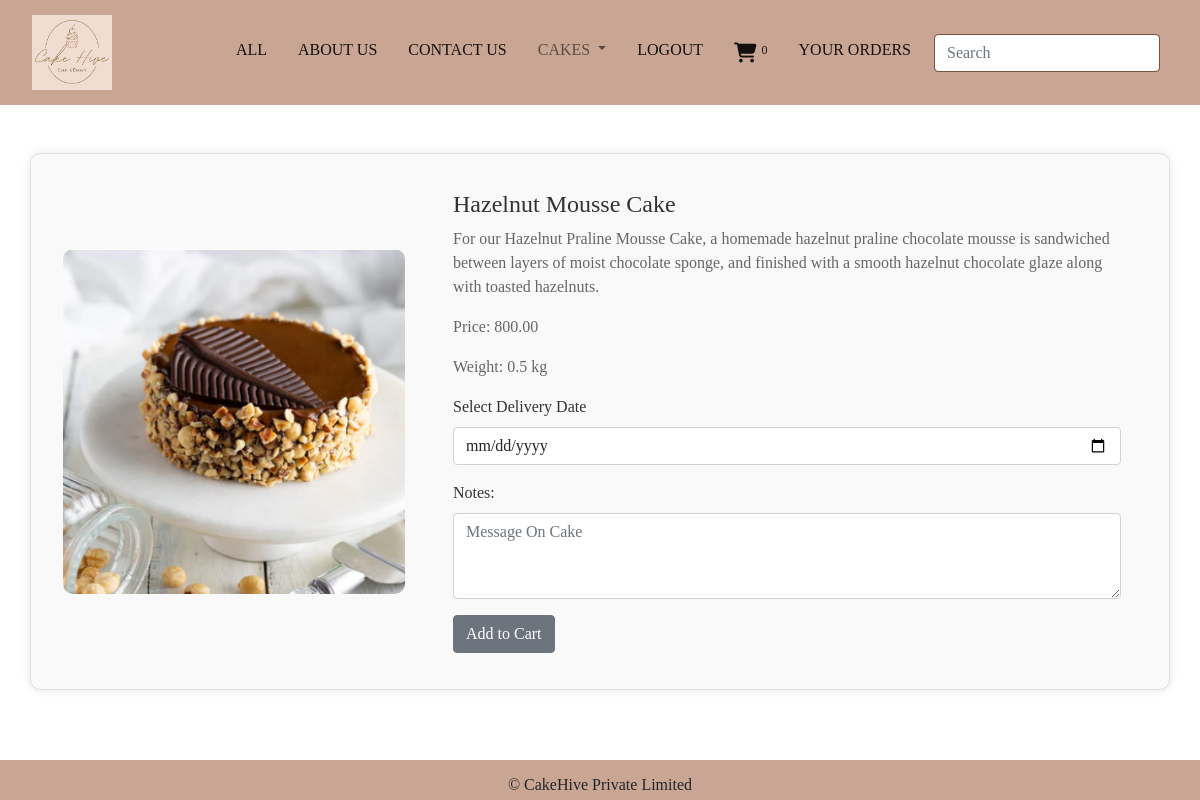
The app's page /details/1 (signed in) with its own data.
### cakes/models.py (models this page shows, shortened)
class Cake(models.Model):
    name = models.CharField(max_length=60)
    image = models.ImageField(upload_to='cakes', null=True, blank=True)
    desc = models.TextField()
    weight = models.FloatField(default=0.0)
    price = models.DecimalField(max_digits=10, decimal_places=2, default=0.00)
    available = models.BooleanField(default=True)
    user_entry_date = models.DateField(null=True, blank=True)  # Field for users to enter a date
    user_notes = models.TextField(null=True, blank=True)
    created = models.DateTimeField(auto_now_add=True)
    updated = models.DateTimeField(auto_now=True)
    category = models.ForeignKey(CakeCategory, on_delete=models.CASCADE, related_name='cakes')

### cakes/views.py (the view)
# urls.py: path('details/<int:p>', views.details, name='details'),
def details(request, p):
    v = Cake.objects.get(id=p)
    return render(request, 'details.html', {'v': v})

### cakes/context_processors.py (called while the page is built)
def links(request):
    c=CakeCategory.objects.all()
    return { 'links':c }

### cart/context_processors.py (called while the page is built)
def total(request):
    count=0
    if request.user.is_authenticated:
        u=request.user
        try:
            c=Cart.objects.filter(user=u)
            for i in c:
                count=count+i.quantity
        except:
            count=0
    return{'count':count}

### templates/details.html (shortened to what this page needs)
{% extends 'base.html' %}
{% load static %}
{% block content %}
<div class="container">
    <div class="row border border-1 mt-5 cake-container">
        <div class="col-lg-4 col-md-6 col-sm-12 d-flex justify-content-center align-items-center">
            <img src="{{ v.image.url }}" class="img-fluid cake-image" alt="{{ v.name }}">
        </div>
        <div class="col-lg-8 col-md-6 col-sm-12 cake-details">
            <div class="p-3">
                <h4>{{ v.name }}</h4>
                <p>{{ v.desc }}</p>
                <p>Price: {{ v.price }}</p>
                {% if v.category.name == 'CUPCAKES' or v.category.name == 'PASTRIES' or v.category.name == 'BISCUITS & COOKIES' or v.category.name == 'DESSERTS' %}
                    <p>Weight: {{ v.weight }} g</p>
                {% else %}
                    <p>Weight: {{ v.weight }} kg</p>
                {% endif %}
                <form method="post" action="{% url 'cart:addtocart' v.id %}" class="mt-3">
                    <div class="mb-3">
                        <label for="user_entry_date" class="form-label">Select Delivery Date</label>
                        <input type="date" id="user_entry_date" name="user_entry_date" placeholder="Select Delivery Date" class="form-control">
                    </div>
                    <div class="mb-3">
                        <label for="user_notes" class="form-label">Notes:</label>
                        <textarea id="user_notes" name="user_notes" class="form-control" placeholder="Message On Cake" rows="3"></textarea>
                    </div>
                    <button type="submit" class="btn btn-secondary">Add to Cart</button>
                </form>
            </div>
        </div>
    </div>
</div>
{% endblock %}

### static/css/style.css (style rules this page uses)
body { font-family: "Spectral", serif; font-weight: 400; font-style: normal; }

### templates/details.html (style rules this page uses)
.cake-container { background-color: #f9f9f9; border-radius: 10px; padding: 20px; margin-top: 30px; box-shadow: 0px 0px 10px 0px rgba(0,0,0,0.1); }
.cake-image { max-width: 100%; border-radius: 10px; }
.cake-details { padding-left: 20px; }
.cake-details h4 { color: #333; }
.cake-details p { color: #666; }
.form-label { color: #333; }

### records on screen
Cake: image (picture), name "Hazelnut Mousse Cake", desc "For our Hazelnut Praline Mousse Cake, a homemade hazelnut praline chocolate mousse is sandwiched between layers of moist chocolate sponge, and finished with a smooth hazelnut chocolate glaze along with toasted hazelnuts.", price "800.00", weight "0.5"

### other values on screen
{{ count }} "0"
